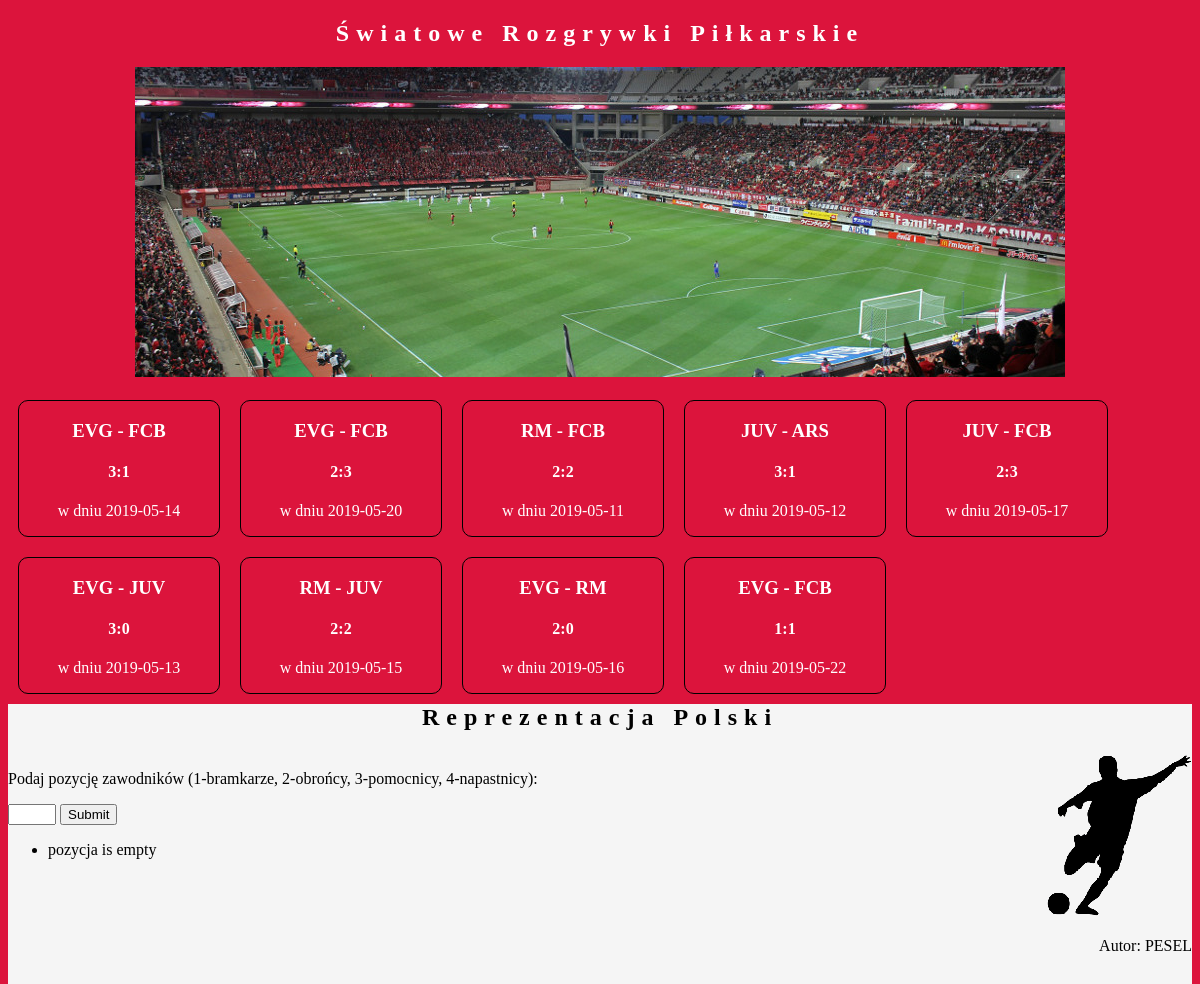
Page /matura_rozgrywki_pilkarskie/strona/futbol.php on the committed database.
### tables this page shows
CREATE TABLE `rozgrywka` (
  `id` int(10) UNSIGNED NOT NULL,
  `zespol1` varchar(3) NOT NULL,
  `zespol2` varchar(3) DEFAULT NULL,
  `wynik` varchar(20) DEFAULT NULL,
  `data_rozgrywki` date DEFAULT NULL
);

### matura_rozgrywki_pilkarskie/strona/skrypt1.php (the view, shortened to what this page needs)
<?php
$servername = "localhost";
$username = "root";
$password = "";
$dbname = "egzamin";
$conn = new mysqli($servername, $username, $password, $dbname);
$sql = "SELECT * FROM rozgrywka";
$result = $conn->query($sql);
if ($result->num_rows > 0) {
  while($row = $result->fetch_assoc()) {
    echo "	<section class=\"informacja\">
			<h3>". $row["zespol1"]." - ". $row["zespol2"]."</h3>
			<h4>" . $row["wynik"]. "</h4>
			<p>w dniu " . $row["data_rozgrywki"]. "</p>
			</section>";
  }
} else {
  echo "0 results";
}
?>

### matura_rozgrywki_pilkarskie/strona/futbol.php (shortened to what this page needs)
<!DOCTYPE html>
<html lang="Pl-pl">
<head>
	<link rel="stylesheet" href="styles1.css">
</head>
<body>
		<div class="strona">
			<div class="baner">
			<h2>Światowe rozgrywki piłkarskie</h2>
		<img src="obraz1.jpg" alt="boisko">
		</div>
		<div class="mecze">
		<?php require "skrypt1.php"; ?>
		</div>
		<div class="glowny">
			<h2>Reprezentacja Polski</h2>
		</div>
		<div class="lewy">
			<p>Podaj pozycję zawodników (1-bramkarze, 2-obrońcy, 3-pomocnicy, 4-napastnicy):</p>
			<form method="POST" action="futbol.php">
				<input type="number" min="1" max="4" name="pozycja">
				<input type="submit" name="Sprawdź">
			</form>
			<ul>
				<?php include "skrypt2.php"; ?>
			</ul>
		</div>
		<div class="prawy">
		<img src="zad1.png" alt="piłkarz">
		<p>Autor: PESEL</p>
	</div>
	</div>
</body>
</html>

### matura_rozgrywki_pilkarskie/strona/skrypt2.php (shortened to what this page needs)
<!DOCTYPE html>
<html>
<head>
</head>
<body>
<?php
if (empty($pozycja))
{
echo "<li>pozycja is empty</li>";
}
?>
</body>
</html>

### matura_rozgrywki_pilkarskie/strona/styles1.css (style rules this page uses)
body { font-family: Tahoma; background: crimson; }
h2 { text-align: center; letter-spacing: 7px; text-transform: capitalize; }
.baner { color: white; text-align: center; height: 370px; }
.informacja { color: white; text-align: center; width: 200px; margin: 10px; border: 1px solid black; border-radius: 10px; float: left; }
.glowny { background: whitesmoke; height: 50px; clear: both; }
.lewy { background: whitesmoke; height: 230px; width: 70%; float: left; }
.prawy { background: whitesmoke; height: 230px; width: 30%; float: right; text-align: right; }

### rows in the picture
rozgrywka: zespol1 "EVG", zespol2 "FCB", wynik "3:1", data_rozgrywki "2019-05-14"
rozgrywka: zespol1 "EVG", zespol2 "FCB", wynik "2:3", data_rozgrywki "2019-05-20"
rozgrywka: zespol1 "RM", zespol2 "FCB", wynik "2:2", data_rozgrywki "2019-05-11"
rozgrywka: zespol1 "JUV", zespol2 "ARS", wynik "3:1", data_rozgrywki "2019-05-12"
rozgrywka: zespol1 "JUV", zespol2 "FCB", wynik "2:3", data_rozgrywki "2019-05-17"
rozgrywka: zespol1 "EVG", zespol2 "JUV", wynik "3:0", data_rozgrywki "2019-05-13"
rozgrywka: zespol1 "RM", zespol2 "JUV", wynik "2:2", data_rozgrywki "2019-05-15"
rozgrywka: zespol1 "EVG", zespol2 "RM", wynik "2:0", data_rozgrywki "2019-05-16"
rozgrywka: zespol1 "EVG", zespol2 "FCB", wynik "1:1", data_rozgrywki "2019-05-22"
